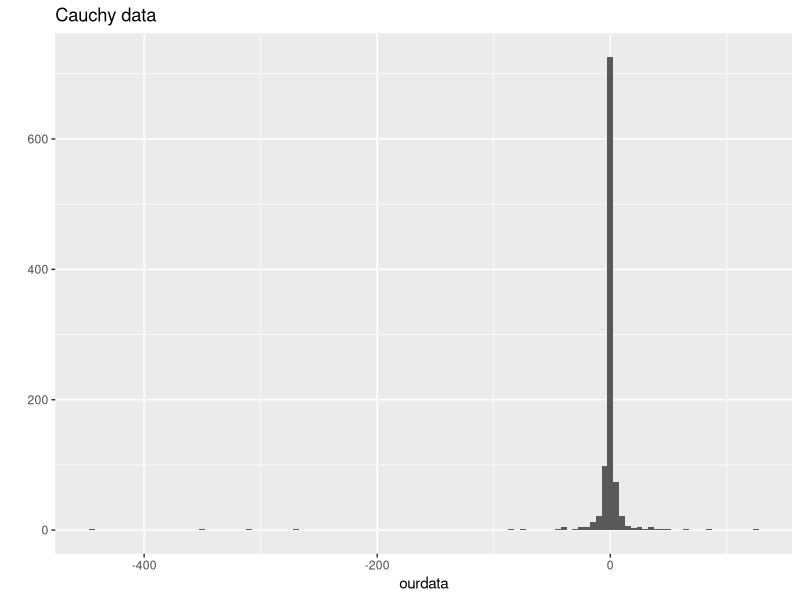
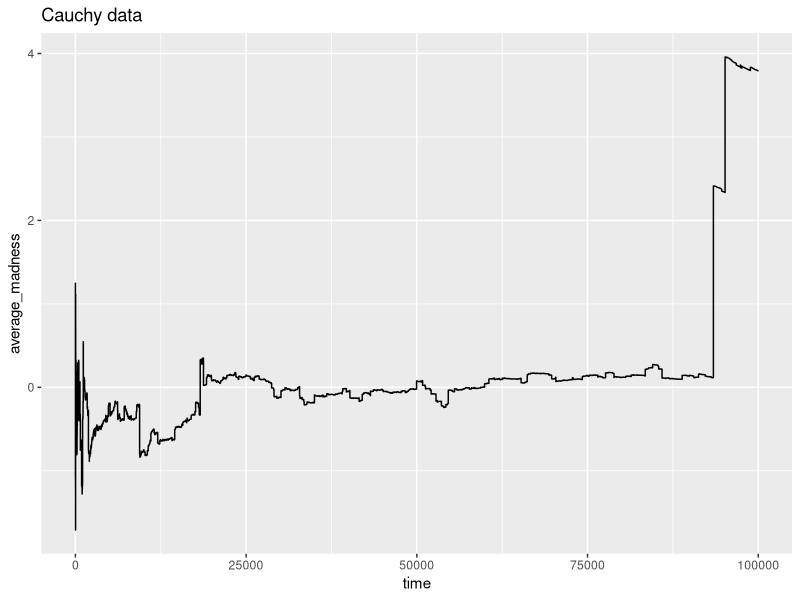

Write the R code that produced these figures, in order.
## ---- chunk 1
library(ggplot2)

set.seed(2014)
ourdata <- rcauchy(1000)
qplot(ourdata, binwidth=5) + ggtitle("Cauchy data")
## ---- chunk 2
library(ggplot2)

set.seed(2014)

n <- 1e5
ourdata <- cumsum(rcauchy(n))/(1:n)
ggplot(data.frame(time = 1:n, average_madness = ourdata), 
       aes(time, average_madness)) + 
  geom_line() + ggtitle("Cauchy data")
